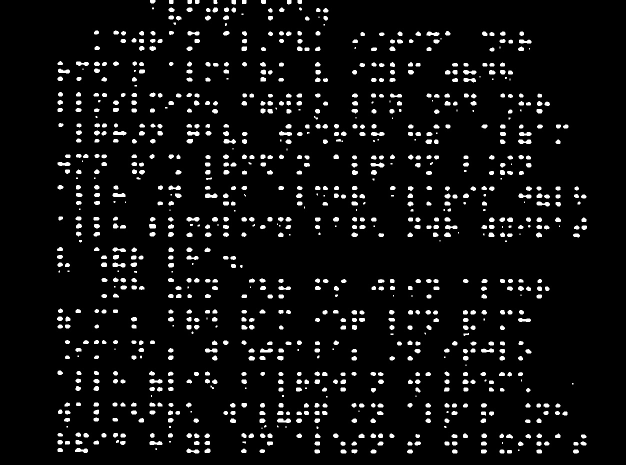
#> input picture segmentation/mask.jpg, 1252 x 930 px (shown at 1/2 size)
$ python horizontal.py
#> lines starting #> are read from the running program, lines starting #| are printed output that depends on the picture; after the words box and inside, x2 and y2 are one past the last pixel; in counts of white or black regions, pixels touching at a corner belong together
import cv2
import numpy as np
import math

th2=cv2.imread('segmentation/mask.jpg')
#> th2 is the input picture: shape (930, 1252, 3); min 0, max 255, mean 15.6
r,c,w=th2.shape
#> r = 930; c = 1252; w = 3
horizontalStructure = cv2.getStructuringElement(cv2.MORPH_RECT, (c+2000,7))
horizontal = cv2.dilate(th2, horizontalStructure, (-1, -1))
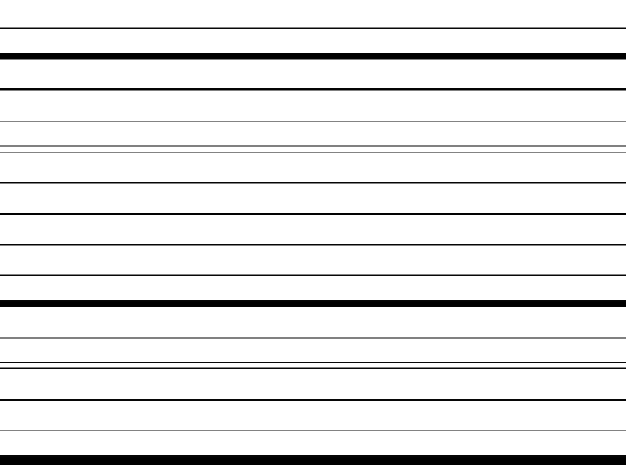
#> horizontal: shape (930, 1252, 3) (shown at 1/2 size); min 0, max 255, mean 232.2
cv2.imwrite("segmentation/horizontal2.jpg", horizontal)


img = cv2.imread('segmentation/horizontal2.jpg')
#> img: shape (930, 1252, 3); min 0, max 255, mean 232.2

#defining the edges
edges = cv2.Canny(img,50,150,apertureSize = 3)
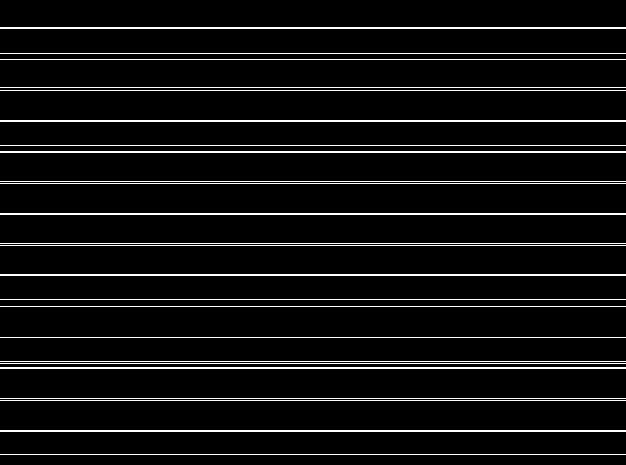
#> edges: shape (930, 1252) (shown at 1/2 size); 3.3% white in thin lines or dots
# cv2.imwrite('edges.jpg',edges)


#finding the end points of the hough lines
#lines = cv2.HoughLines(edges,1,np.pi/180,200)
m=[]

minLineLength = 100
maxLineGap = 10
lines = cv2.HoughLinesP(edges,1,np.pi/180,15,minLineLength,maxLineGap)
#> lines = 31 rows, first 6: [0, 862, 1251, 862], [0, 118, 1251, 118], [0, 243, 1251, 243], [0, 487, 1251, 487], [0, 303, 1251, 303], [0, 305, 1251, 305]
for x in range(0, len(lines)):
        for x1,y1,x2,y2 in lines[x]:
                m.append(((x1,y1),(x2,y2)))
#> this loop made 31 passes
#> after the loop, m = 31 items
#print m
# print "length of list m is:",len(m)

sorted_m=sorted(m, key=lambda x: x[0][1])
#> sorted_m = 31 items


# print "length of list sorted_m is:", len(sorted_m)

sorted_m.insert(0,((0,0),(c,0)))
#drawing line
for i in range (0,len(sorted_m)):
    cv2.line(th2,sorted_m[i][0],sorted_m[i][1],(0,0,255),3)
#> this loop made 32 passes
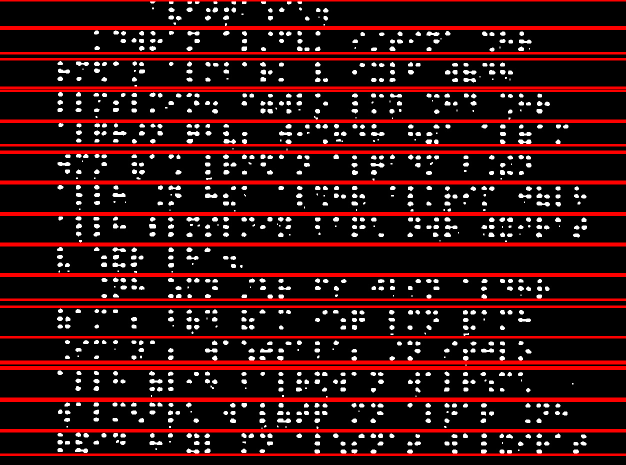
#> th2: shape (930, 1252, 3) (shown at 1/2 size); 14.41% of pixels changed, all inside (x1, y1, x2, y2) = (0, 0, 1252, 912)


cv2.imwrite('segmentation/hough_lines.png',th2)


s=cv2.imread('segmentation/hough_lines.png')
p=[]
for i in range (0,len(sorted_m)):
    if i!=len(sorted_m)-1:
        p.append(th2[sorted_m[i][0][1]:sorted_m[i+1][0][1],sorted_m[i][0][0]:sorted_m[i][1][0]])
    else:
        p.append(th2[sorted_m[len(lines)-2][0][1]:r, sorted_m[len(lines)][0][0]:sorted_m[len(lines)][1][0]])
#> after the loop, p = 32 items

pix=[]

# [18 lines of commented-out code are left out]

def contains_white(img, min_area):
    gray_image = cv2.cvtColor(img, cv2.COLOR_BGR2GRAY)
    ret, threshold = cv2.threshold(gray_image, 100, 255, cv2.THRESH_BINARY)

    # Find contours in the thresholded image
    contours, _ = cv2.findContours(threshold, cv2.RETR_EXTERNAL, cv2.CHAIN_APPROX_SIMPLE)

    # Iterate through each contour
    for contour in contours:
        # Calculate the area of the contour
        area = cv2.contourArea(contour)
        # Check if the area of the contour exceeds the minimum area threshold
        if area >= min_area:
            return True  # If any contour meets the criteria, return True

    return False  # If no contour meets the criteria, return False

# Example usage:
min_area_threshold = 100  # Adjust this threshold as needed
for img in p:
    if contains_white(img, min_area_threshold):
        pix.append(img)
#> this loop made 32 passes
#> contours in contains_white on passes 10, 25: 2 contours, all with area under 20, [[[931, 3], [931, 5], [932, 5], [932, 3]]]
#> pass 1, in contains_white, `ret, threshold = cv2.threshold(gray_image, 100, 255, cv2.THRESH_BINARY)`:
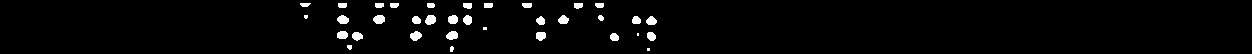
#> threshold: shape (54, 1252); 2.6% white; 34 white regions (4 under 20 px), largest, box (x1, y1, x2, y2) and area: (373, 15, 385, 24) 87, (425, 15, 436, 25) 87, (410, 31, 422, 41) 85
#> pass 3, in contains_white (call 3), `ret, threshold = cv2.threshold(gray_image, 100, 255, cv2.THRESH_BINARY)`:
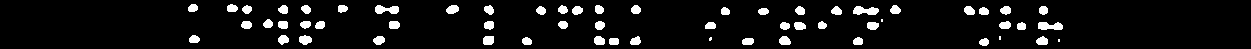
#> threshold: shape (49, 1251); 7% white; 59 white regions (4 under 20 px), largest, box (x1, y1, x2, y2) and area: (853, 6, 879, 15) 167, (1038, 22, 1063, 30) 159, (375, 5, 399, 14) 154
#> after the loop, pix = 15 items

print(len(pix))
#| 15
for i in range(len(pix)):
    cv2.imwrite('part' +str(i)+'.jpg',pix[i])
#> this loop made 15 passes
#> pass 1, `cv2.imwrite('part' +str(i)+'.jpg',pix[i])`:
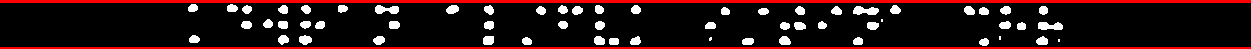
#> saved as part0.jpg: shape (49, 1251, 3); mean B, G, R 17.8, 17.8, 43.9
#> pass 2, `cv2.imwrite('part' +str(i)+'.jpg',pix[i])`:
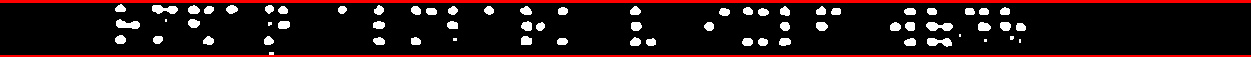
#> saved as part1.jpg: shape (57, 1251, 3); mean B, G, R 17.1, 17.1, 39.5
